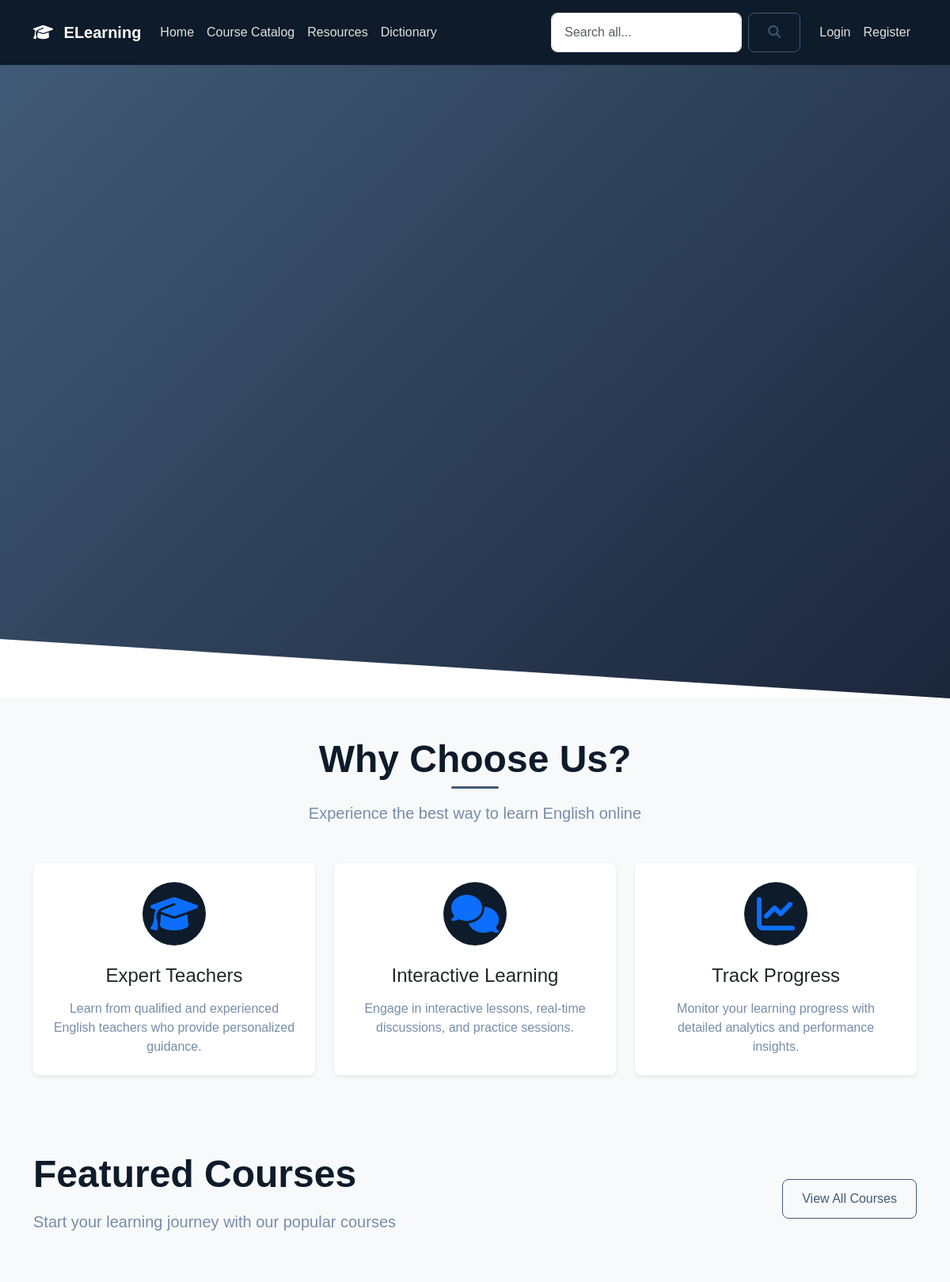
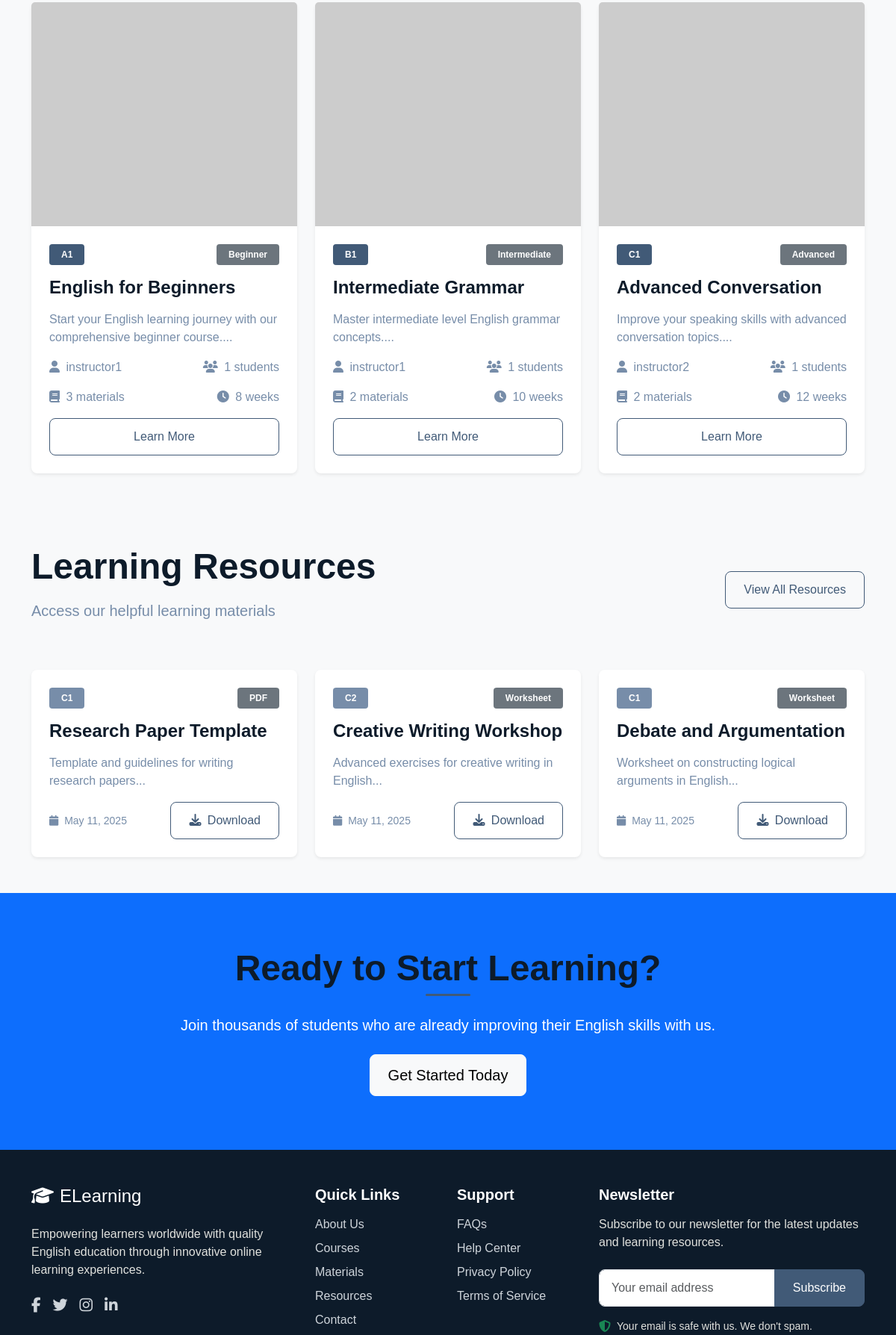
The page / (upper part) on the database its author committed (2 pictures, top to bottom).
### tables this page shows
CREATE TABLE IF NOT EXISTS courses (
    course_id INT PRIMARY KEY AUTO_INCREMENT,
    title VARCHAR(100) NOT NULL,
    description TEXT,
    instructor_id INT NOT NULL,
    level CHAR(2) NOT NULL COMMENT 'A1, A2, B1, B2, C1, C2',
    duration VARCHAR(50),
    difficulty_level VARCHAR(20),
    thumbnail_url VARCHAR(255),
    is_featured TINYINT(1) DEFAULT 0,
    created_at TIMESTAMP DEFAULT CURRENT_TIMESTAMP,
    updated_at TIMESTAMP NULL ON UPDATE CURRENT_TIMESTAMP,
    FOREIGN KEY (instructor_id) REFERENCES users(user_id)
);

CREATE TABLE IF NOT EXISTS users (
    user_id INT PRIMARY KEY AUTO_INCREMENT,
    username VARCHAR(50) UNIQUE NOT NULL,
    email VARCHAR(100) UNIQUE NOT NULL,
    password VARCHAR(255) NOT NULL,
    role TINYINT NOT NULL DEFAULT 1 COMMENT '0: admin, 1: student, 2: instructor',
    created_at TIMESTAMP DEFAULT CURRENT_TIMESTAMP,
    last_login TIMESTAMP NULL
);

CREATE TABLE IF NOT EXISTS resource_library (
    resource_id INT PRIMARY KEY AUTO_INCREMENT,
    title VARCHAR(255) NOT NULL,
    description TEXT,
    file_path VARCHAR(255) NOT NULL,
    file_type TINYINT NOT NULL COMMENT '0: pdf, 1: ebook, 2: worksheet',
    proficiency_level ENUM('A1', 'A2', 'B1', 'B2', 'C1', 'C2') NOT NULL,
    course_id INT NULL,
    upload_date TIMESTAMP DEFAULT CURRENT_TIMESTAMP,
    FOREIGN KEY (course_id) REFERENCES courses(course_id) ON DELETE SET NULL
);

### index.php (the view, shortened to what this page needs)
<?php
require_once 'includes/db.php';
try {
    $stmt = $conn->query("
        SELECT c.*,
               u.username as instructor_name,
               COUNT(DISTINCT e.user_id) as enrolled_count,
               COUNT(DISTINCT m.material_id) as material_count
        FROM courses c
        LEFT JOIN users u ON c.instructor_id = u.user_id
        LEFT JOIN course_enrollments e ON c.course_id = e.course_id
        LEFT JOIN course_materials m ON c.course_id = m.course_id
        WHERE c.is_featured = 1
        GROUP BY c.course_id
    ");
    $featured_courses = $stmt->fetchAll();
} catch(PDOException $e) {
    $featured_courses = [];
}
try {
    $stmt = $conn->query("
        SELECT r.*, c.title as course_title
        FROM resource_library r
        LEFT JOIN courses c ON r.course_id = c.course_id
        ORDER BY RAND()
        LIMIT 3
    ");
    $resources = $stmt->fetchAll();
} catch(PDOException $e) {
    $resources = [];
}
$file_types = [
    0 => 'PDF',
    1 => 'E-book',
    2 => 'Worksheet'
];
?>
<!DOCTYPE html>
<html lang="en">
<head>
    <link href="https://cdn.jsdelivr.net/npm/bootstrap@5.3.2/dist/css/bootstrap.min.css" rel="stylesheet">
    <link href="https://cdnjs.cloudflare.com/ajax/libs/font-awesome/6.4.2/css/all.min.css" rel="stylesheet">
    <link href="css/custom.css" rel="stylesheet">
    <link href="css/floating-chatbot.css" rel="stylesheet">
    <link href="css/search-autocomplete.css" rel="stylesheet">
</head>
<body>
    <?php include 'includes/nav.php'; ?>
    <section class="hero-section text-white text-center position-relative overflow-hidden">
        <div class="container position-relative py-5">
            <div class="row py-5 align-items-center">
                <div class="col-lg-6 text-lg-start">
                </div>
            </div>
        </div>
        <div class="hero-shape"></div>
    </section>
    <section class="py-5">
        <div class="container">
            <div class="text-center mb-5">
                <h2 class="display-5 fw-bold mb-3">Why Choose Us?</h2>
                <p class="lead text-muted">Experience the best way to learn English online</p>
            </div>
            <div class="row g-4">
                <div class="col-md-4">
                    <div class="card h-100 border-0 shadow-sm feature-card">
                        <div class="card-body p-4 text-center">
                            <div class="feature-icon mb-4">
                                <i class="fas fa-graduation-cap fa-3x text-primary"></i>
                            </div>
                            <h3 class="h4 mb-3">Expert Teachers</h3>
                            <p class="text-muted mb-0">Learn from qualified and experienced English teachers who provide
                                personalized guidance.</p>
                        </div>
                    </div>
                </div>
                <div class="col-md-4">
                    <div class="card h-100 border-0 shadow-sm feature-card">
                        <div class="card-body p-4 text-center">
                            <div class="feature-icon mb-4">
                                <i class="fas fa-comments fa-3x text-primary"></i>
                            </div>
                            <h3 class="h4 mb-3">Interactive Learning</h3>
                            <p class="text-muted mb-0">Engage in interactive lessons, real-time discussions, and
                                practice sessions.</p>
                        </div>
                    </div>
                </div>
                <div class="col-md-4">
                    <div class="card h-100 border-0 shadow-sm feature-card">
                        <div class="card-body p-4 text-center">
                            <div class="feature-icon mb-4">
                                <i class="fas fa-chart-line fa-3x text-primary"></i>
                            </div>
                            <h3 class="h4 mb-3">Track Progress</h3>
                            <p class="text-muted mb-0">Monitor your learning progress with detailed analytics and
                                performance insights.</p>
                        </div>
                    </div>
                </div>
            </div>
        </div>
    </section>
    <section class="py-5 bg-light">
        <div class="container">
            <div class="d-flex justify-content-between align-items-center mb-5">
                <div>
                    <h2 class="display-5 fw-bold mb-3">Featured Courses</h2>
                    <p class="lead text-muted">Start your learning journey with our popular courses</p>
                </div>
                <a href="courses.php" class="btn btn-outline-primary">View All Courses</a>
            </div>
            <div class="row g-4">
                <?php foreach ($featured_courses as $course): ?>
                <div class="col-md-4">
                    <div class="card h-100 border-0 shadow-sm course-card">
                    <a href="course-details.php?id=<?php echo $course['course_id']; ?>">
                                    <img src="<?php if($course['thumbnail_url']): ?>uploads/<?php echo $course['thumbnail_url']; ?><?php else: ?>https://placehold.co/300x200/415a77/f2f2f2<?php endif ; ?>"
                                        class="card-img-top" alt="<?php echo htmlspecialchars($course['title']); ?>"
                                        style="height: 300px; object-fit: cover;">
                                </a>
                        <div class="card-body p-4">
                            <div class="d-flex justify-content-between align-items-center mb-3">
                                <span class="badge bg-primary"><?php echo htmlspecialchars($course['level']); ?></span>
                                <span
                                    class="badge bg-secondary"><?php echo htmlspecialchars($course['difficulty_level']); ?></span>
                            </div>
                            <h4 class="card-title mb-3"><?php echo htmlspecialchars($course['title']); ?></h4>
                            <p class="card-text text-muted mb-3">
                                <?php echo htmlspecialchars(substr($course['description'], 0, 100)); ?>...</p>
                            <div class="d-flex justify-content-between align-items-center mb-3">
                                <span class="text-muted">
                                    <i class="fas fa-user me-1"></i>
                                    <?php echo htmlspecialchars($course['instructor_name']); ?>
                                </span>
                                <span class="text-muted">
                                    <i class="fas fa-users me-1"></i> <?php echo $course['enrolled_count']; ?> students
                                </span>
                            </div>
                            <div class="d-flex justify-content-between align-items-center">
                                <span class="text-muted">
                                    <i class="fas fa-book me-1"></i> <?php echo $course['material_count']; ?> materials
                                </span>
                                <span class="text-muted">
                                    <i class="fas fa-clock me-1"></i>
                                    <?php echo htmlspecialchars($course['duration']); ?>
                                </span>
                            </div>
                            <a href="course-details.php?id=<?php echo $course['course_id']; ?>"
                                class="btn btn-outline-primary w-100 mt-3">
                                Learn More
                            </a>
                        </div>
                    </div>
                </div>
                <?php endforeach; ?>
            </div>
        </div>
    </section>
    <section class="py-5">
        <div class="container">
            <div class="d-flex justify-content-between align-items-center mb-5">
                <div>
                    <h2 class="display-5 fw-bold mb-3">Learning Resources</h2>
                    <p class="lead text-muted">Access our helpful learning materials</p>
                </div>
                <a href="resources.php" class="btn btn-outline-primary">View All Resources</a>
            </div>
            <div class="row g-4">
                <?php foreach ($resources as $resource): ?>
                <div class="col-md-4">
                    <div class="card h-100 border-0 shadow-sm resource-card">
                        <div class="card-body p-4">
                            <div class="d-flex justify-content-between align-items-center mb-3">
                                <span
                                    class="badge bg-primary"><?php echo htmlspecialchars($resource['proficiency_level']); ?></span>
                                <span
                                    class="badge bg-secondary"><?php echo $file_types[$resource['file_type']]; ?></span>
                            </div>
                            <h4 class="card-title mb-3"><?php echo htmlspecialchars($resource['title']); ?></h4>
                            <p class="card-text text-muted">
                                <?php echo htmlspecialchars(substr($resource['description'], 0, 100)); ?>...</p>
                            <div class="d-flex justify-content-between align-items-center">
                                <small class="text-muted">
                                    <i class="fas fa-calendar me-1"></i>
                                    <?php echo date('M d, Y', strtotime($resource['upload_date'])); ?>
                                </small>
                                <a href="<?php echo htmlspecialchars($resource['file_path']); ?>"
                                    class="btn btn-outline-primary">
                                    <i class="fas fa-download me-1"></i> Download
                                </a>
                            </div>
                        </div>
                    </div>
                </div>
                <?php endforeach; ?>
            </div>
        </div>
    </section>
    <section class="py-5 bg-primary text-white text-center">
        <div class="container py-4">
            <h2 class="display-5 fw-bold mb-4">Ready to Start Learning?</h2>
            <p class="lead mb-4">Join thousands of students who are already improving their English skills with us.</p>
            <?php if (!isset($_SESSION['user_id'])): ?>
            <a href="register.php" class="btn btn-light btn-lg">Get Started Today</a>
            <?php else: ?>
            <a href="courses.php" class="btn btn-light btn-lg">Browse Courses</a>
            <?php endif; ?>
        </div>
    </section>
    <?php include 'includes/footer.php'; ?>
</body>
</html>

### css/custom.css (style rules this page uses)
:root { --primary: #415a77; --secondary: #1b263b; --dark: #0d1b2a; --accent: #778da9; --light: #e0e1dd; --success: #27ae60; --warning: #f39c12; --danger: #e74c3c; --white: #ffffff; --gray-100: #f8f9fa; --gray-200: #e9ecef; --gray-300: #dee2e6; --gray-400: #ced4da; --gray-500: #adb5bd; --gray-600: #778da9; --gray-700: #415a77; --gray-800: #1b263b; --gray-900: #0d1b2a; --font-primary: "Ubuntu", sans-serif; --font-secondary: "Inter", sans-serif; --spacing-xs: 0.25rem; --spacing-sm: 0.5rem; --spacing-md: 1rem; --spacing-lg: 1.5rem; --spacing-xl: 2rem; --radius-sm: 0.25rem; --radius-md: 0.5rem; --radius-lg: 1rem; --radius-xl: 2rem; --shadow-sm: 0 2px 4px rgba(0, 0, 0, 0.05); --shadow-md: 0 4px 6px rgba(0, 0, 0, 0.1); --shadow-lg: 0 10px 15px rgba(0, 0, 0, 0.1); --shadow-xl: 0 20px 25px rgba(0, 0, 0, 0.15); }
body { font-family: var(--font-primary); color: var(--gray-800); background-color: var(--gray-100); }
h1, h2, h3, h4, h5, h6 { font-weight: 700; color: var(--dark); }
.hero-section { background: linear-gradient(135deg, var(--primary), var(--secondary)); padding: var(--spacing-xl) 0; margin-bottom: 0; min-height: 100vh; display: flex; align-items: center; position: relative; }
.hero-shape { position: absolute; bottom: 0; left: 0; width: 100%; height: 150px; background: var(--white); clip-path: polygon(0 50%, 100% 100%, 100% 100%, 0% 100%); }
.section-title, .display-5, .card-title { color: var(--dark); font-weight: 700; margin-bottom: 1rem; }
.text-center .section-title, .text-center .display-5 { position: relative; display: inline-block; padding-bottom: 0.5rem; }
.text-center .section-title::after, .text-center .display-5::after { content: ""; position: absolute; bottom: 0; left: 50%; transform: translateX(-50%); width: 60px; height: 3px; background-color: var(--primary); border-radius: 3px; }
.card { border: none; border-radius: var(--radius-md); box-shadow: var(--shadow-md); transition: transform 0.3s ease, box-shadow 0.3s ease; background-color: var(--white); }
.card-text { color: var(--gray-700); }
.btn { font-weight: 500; padding: 0.75rem 1.5rem; border-radius: var(--radius-md); transition: all 0.3s ease; }
.btn-outline-primary { color: var(--primary); border-color: var(--primary); }
.badge { font-weight: 600; padding: 0.5rem 1rem; border-radius: var(--radius-sm); }
.badge.bg-primary { background-color: var(--primary) !important; }
.resource-card { background-color: var(--white); }
.resource-card .badge.bg-primary { background-color: var(--accent) !important; }
.feature-card { transition: transform 0.3s ease, box-shadow 0.3s ease; }
.feature-icon { width: 80px; height: 80px; border-radius: 50%; background-color: var(--dark); color: var(--light); display: flex; align-items: center; justify-content: center; margin: 0 auto; }
.course-card { transition: transform 0.3s ease, box-shadow 0.3s ease; }
.course-card .card-img-top { height: 200px; object-fit: cover; }
.text-muted { color: var(--gray-600) !important; }

### rows shown on the page
courses: level "A1", difficulty_level "Beginner", title "English for Beginners", description "Start your English learning journey with our comprehensive beginner course.", instructor.username "instructor1", enrolled_count "1", material_count "3", duration "8 weeks"
courses: level "B1", difficulty_level "Intermediate", title "Intermediate Grammar", description "Master intermediate level English grammar concepts.", instructor.username "instructor1", enrolled_count "1", material_count "2", duration "10 weeks"
courses: level "C1", difficulty_level "Advanced", title "Advanced Conversation", description "Improve your speaking skills with advanced conversation topics.", instructor.username "instructor2", enrolled_count "1", material_count "2", duration "12 weeks"
resource_library: proficiency_level "C1", file_type "PDF", title "Research Paper Template", description "Template and guidelines for writing research papers", upload_date "May 11, 2025"
resource_library: proficiency_level "C2", file_type "Worksheet", title "Creative Writing Workshop", description "Advanced exercises for creative writing in English", upload_date "May 11, 2025"
resource_library: proficiency_level "C1", file_type "Worksheet", title "Debate and Argumentation", description "Worksheet on constructing logical arguments in English", upload_date "May 11, 2025"
